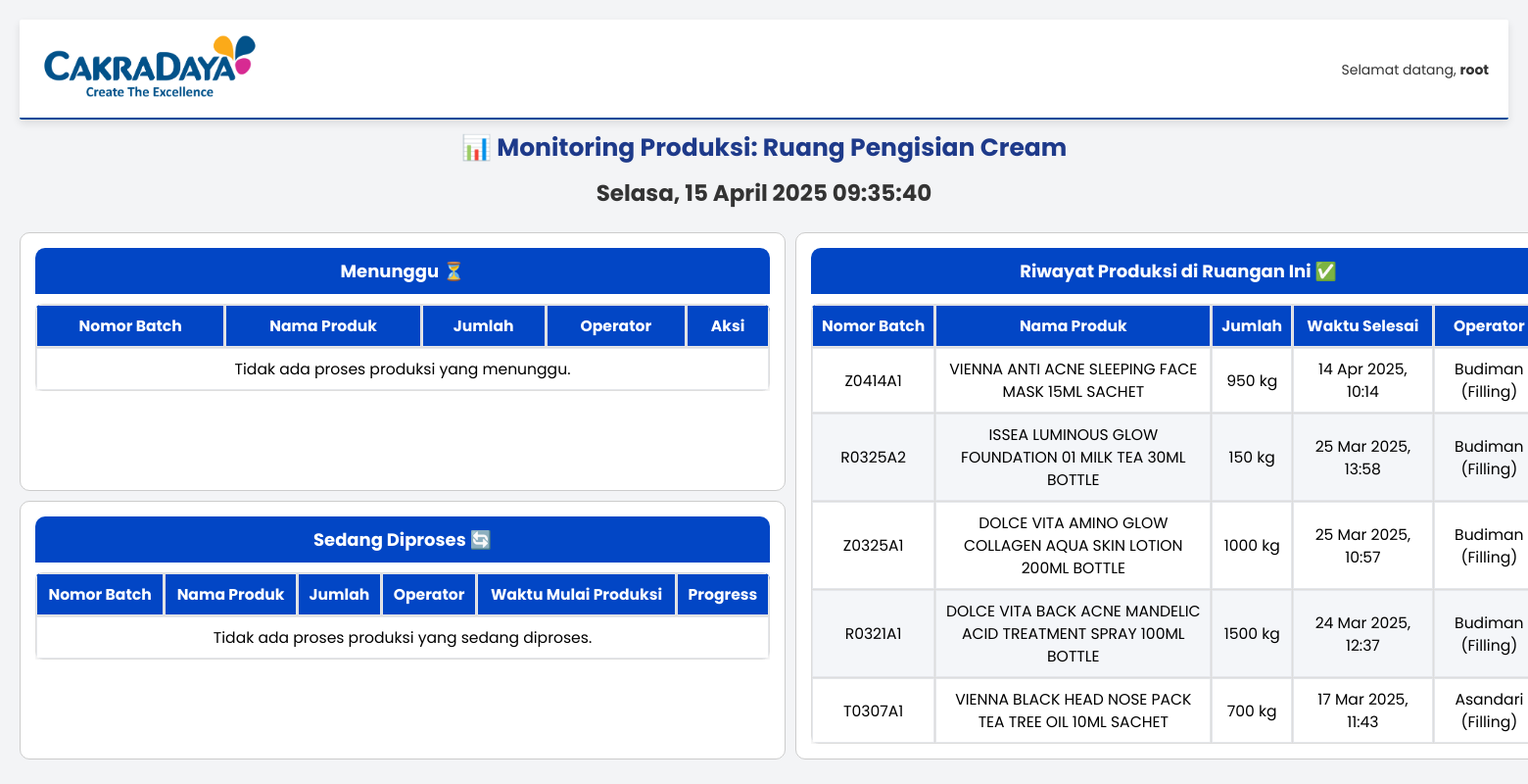
Page /monitoring/monitoring/ruang-pengisian-cream/ (signed in) on the committed database.
### produksi_monitoring/models.py (models this page shows, shortened)
class Ruangan(models.Model):
    PROSES_CHOICES = [
        ('weighing', 'Weighing'),
        ('processing', 'Processing'),
        ('mixing', 'Mixing'),
        ('filling', 'Filling'),
        ('packaging', 'Packaging'),
        ('labelling', 'Labelling'),
        ('quality_control', 'Quality Control'),
    ]
    kode_ruangan = models.CharField(max_length=10, unique=True, null=True)
    nama = models.CharField(max_length=100, unique=True)
    link_khusus = models.CharField(max_length=255, unique=True)
    mesin = models.ManyToManyField(Mesin, related_name="ruangan")
    jenis_proses = models.CharField(max_length=50, choices=PROSES_CHOICES, default='mixing')
    tahap_berikutnya = models.ForeignKey('self', null=True, blank=True, on_delete=models.SET_NULL)
    class Meta:
        verbose_name = "Ruangan"
        verbose_name_plural = "Ruangan"

class RiwayatProduksi(models.Model):
    nomor_batch = models.CharField(max_length=20)
    nama_produk = models.ForeignKey(ItemDescription, on_delete=models.CASCADE)
    jumlah = models.PositiveIntegerField()
    satuan = models.CharField(max_length=10)
    ruangan = models.ForeignKey(Ruangan, on_delete=models.CASCADE)
    operator = models.ForeignKey(Operator, on_delete=models.CASCADE, null=True, blank=True)
    waktu_mulai_produksi = models.DateTimeField()
    waktu_selesai = models.DateTimeField()
    hasil_akhir = models.CharField(max_length=20, blank=True, null=True)

class ItemDescription(models.Model):
    barcode = models.CharField(max_length=20, unique=True, null=True, blank=True)
    description = models.CharField(max_length=255, unique=True)

class Operator(models.Model):
    nama = models.CharField(max_length=255, unique=True)
    kategori = models.CharField(max_length=50, choices=[
        ("Penimbangan", "Penimbangan"),
        ("Proses", "Proses"),
        ("Filling", "Filling"),
        ("Labelling", "Labelling"),
    ])
    def __str__(self):
        return f"{self.nama} ({self.kategori})"

### produksi_monitoring/views.py (the view, shortened to what this page needs)
# urls.py: path('monitoring/<slug:ruangan_nama>/', monitoring_produksi_per_ruangan, name='monitoring_per_ruangan'),
@login_required
def monitoring_produksi_per_ruangan(request, ruangan_nama):
    ruangan = get_object_or_404(Ruangan, nama__iexact=ruangan_nama.replace("-", " "))
    ProsesProduksi.objects.filter(status="Menunggu", waktu_mulai_produksi__lte=now()).update(status="Sedang Diproses")
    proses_produksi = ProsesProduksi.objects.filter(ruangan=ruangan)
    menunggu = proses_produksi.filter(status="Menunggu").order_by('waktu_mulai_produksi')
    diproses = proses_produksi.filter(status="Sedang Diproses").order_by('waktu_mulai_produksi')
    siap_pindah = proses_produksi.filter(status="Siap Dipindahkan").order_by('-waktu_selesai')
    tujuh_hari_lalu = now() - timedelta(days=7)
    batch_pernah_di_ruangan = ProsesProduksi.objects.filter(
        nomor_batch__in=proses_produksi.values_list('nomor_batch', flat=True),
        waktu_selesai__gte=tujuh_hari_lalu
    ).values_list('nomor_batch', flat=True).distinct()
    selesai = RiwayatProduksi.objects.filter(
        ruangan=ruangan
    ).select_related('ruangan').order_by('-waktu_selesai') [:10]
    riwayat_labelling = None
    return render(request, "produksi_monitoring/monitoring_ruangan.html", {
        "ruangan": ruangan,
        "proses_menunggu": menunggu,
        "proses_diproses": diproses,
        "proses_siap_pindah": siap_pindah,
        "proses_selesai": selesai,
        "riwayat_produksi": riwayat_labelling,
    })

### produksi_monitoring/templates/produksi_monitoring/monitoring_ruangan.html (shortened to what this page needs)
{% load static %}
<!DOCTYPE html>
<html lang="id">
<head>
    <link rel="stylesheet" href="{% static 'css/custom_admin.css' %}">
    <link rel="stylesheet" href="https://cdnjs.cloudflare.com/ajax/libs/font-awesome/6.0.0/css/all.min.css">
</head>
<body>
    <header class="dashboard-header">
        <div class="header-left">
            <img src="{% static 'img/logo.png' %}" alt="Company Logo">
            <h1 class="header-title">Sistem Monitoring Produksi</h1>
        </div>
        <div class="header-right">
            {% if request.user.is_authenticated %}
                <p class="header-user">Selamat datang, <strong>{{ request.user.username }}</strong></p>
            {% endif %}
        </div>
    </header>
    <div>
        <h1 class="page-title" style="font-size: 25px; color: #1e3a8a; margin-bottom: 10px;">
            📊 Monitoring Produksi: {{ ruangan.nama|title }}
        </h1>
        <p id="tanggal-waktu" style="text-align: center; font-size: 23px; font-weight: bold; color: #333; margin-top: 10px;"></p>
    </div>
    <div class="ruangan-container">
        <div class="card card-menunggu">
            <div class="card-header">Menunggu ⏳</div>
            <div class="card-body">
                <table class="styled-table">
                    <thead>
                        <tr>
                            <th>Nomor Batch</th>
                            <th>Nama Produk</th>
                            <th>Jumlah</th>
                            <th>Operator</th>
                            <th>Aksi</th>
                        </tr>
                    </thead>
                    <tbody>
                        {% for produk in proses_menunggu %}
                        <tr class="status-menunggu">
                            <td>{{ produk.nomor_batch }}</td>
                            <td>{{ produk.nama }}</td>
                            <td>{{ produk.jumlah }} {{ produk.satuan }}</td>
                            <td>{{ produk.operator }}</td>
                            <td>
                                {% if request.user.is_authenticated %}
                                    {% if request.user.is_superuser or is_operator %}
                                        <form action="{% url 'tandai_sedang_diproses' produk.id %}" method="POST">
                                            {% csrf_token %}
                                            <button type="submit" class="btn btn-warning">Tandai Sedang Diproses</button>
                                        </form>
                                    {% endif %}
                                {% endif %}
                            </td>
                        </tr>
                        {% empty %}
                        <tr><td colspan="5">Tidak ada proses produksi yang menunggu.</td></tr>
                        {% endfor %}
                    </tbody>
                </table>
            </div>
        </div>
        <div class="card card-diproses">
            <div class="card-header">Sedang Diproses 🔄</div>
            <div class="card-body">
                <table class="styled-table">
                    <thead>
                        <tr>
                            <th>Nomor Batch</th>
                            <th>Nama Produk</th>
                            <th>Jumlah</th>
                            <th>Operator</th>
                            <th>Waktu Mulai Produksi</th>
                            <th>Progress</th>
                        </tr>
                    </thead>
                    <tbody>
                        {% for produk in proses_diproses %}
                        <tr class="status-diproses">
                            <td>{{ produk.nomor_batch }}</td>
                            <td>{{ produk.nama }}</td>
                            <td>{{ produk.jumlah }} {{ produk.satuan }}</td>
                            <td>{{ produk.operator.nama }}</td>
                            <td>{{ produk.waktu_mulai_produksi|date:"d M Y, H:i" }}</td>
                            <td>
                                {% if "labelling" in ruangan.nama|lower %}
                                    <form method="POST" action="{% url 'update_progress' produk.id %}">
                                        {% csrf_token %}
                                        <input type="number" name="jumlah_kemasan" min="1" required placeholder="Jumlah pcs/karton">
                                        <select name="satuan_kemasan" required>
                                            <option value="pcs">pcs</option>
                                            <option value="karton">karton</option>
                                            <option value="pack">pack</option>
                                        </select>
                                        <button type="submit">Simpan</button>
                                    </form>
                                    {% if produk.estimasi_jumlah_kemasan %}
                                        {% with persen=produk.akurasi_persen|default:0 %}
                                            <div style="width: 100%; background-color: #e0e0e0; border-radius: 4px;">
                                                <div style="width: {{ persen }}%; background-color: #2196F3; padding: 3px 5px; color: white; border-radius: 4px;">
                                                    {{ persen }}%
                                                </div>
                                            </div>
                                        {% endwith %}
                                        <small><strong>{{ produk.jumlah_kemasan|default:0 }}</strong> / {{ produk.estimasi_jumlah_kemasan }} {{ produk.get_satuan_kemasan_display }}</small>
                                    {% else %}
                                        <small>
                                            Realisasi: <strong>{{ produk.jumlah_kemasan|default:0 }} {{ produk.get_satuan_kemasan_display }}</strong>
                                        </small>
                                    {% endif %}
                                    <form method="POST" action="{% url 'tandai_selesai_labelling' produk.nomor_batch %}">
                                        {% csrf_token %}
                                        <button type="submit">Tandai Selesai</button>
                                    </form>
                                {% else %}
                                    <form method="POST" action="{% url 'update_progress' produk.id %}">
                                        {% csrf_token %}
                                        <input type="number" name="jumlah_terproses" min="1"
                                            oninput="validasiJumlah(this, {{ produk.jumlah }}, {{ produk.progress }})"
                                            required>
                                        <button type="submit">Update</button>
                                    </form>
                                    <div style="width: 100%; background-color: #e0e0e0; border-radius: 4px;">
                                        <div style="width: {{ produk.progress_percentage }}%; background-color: #4caf50; padding: 2px 5px; color: white; border-radius: 4px;">
                                            {{ produk.progress_percentage }}%
                                        </div>
                                    </div>
                                    <small>{{ produk.progress }} / {{ produk.jumlah }} {{ produk.satuan }}</small>
                                    {% if "proses" in ruangan.nama|lower %}
                                        {% if produk.status == "Sedang Diproses" and not produk.hasil_akhir %}
                                            <form method="POST" action="{% url 'operator_tentukan_hasil_akhir' produk.id %}">
                                                {% csrf_token %}
                                                <select name="hasil_akhir" required>
                                                    <option value="">-- Pilih Status Akhir --</option>
                                                    <option value="Release">Release</option>
                                                    <option value="Reject">Reject</option>
                                                </select>
                                                <button type="submit">Tandai</button>
                                            </form>
                                        {% elif produk.hasil_akhir %}
                                            <small><strong>Hasil Akhir:</strong> {{ produk.hasil_akhir }}</small>
                                        {% endif %}
                                    {% endif %}
                                {% endif %}
                            </td>
                        </tr>
                        {% empty %}
                        <tr><td colspan="6">Tidak ada proses produksi yang sedang diproses.</td></tr>
                        {% endfor %}
                    </tbody>
                </table>
            </div>
        </div>
<div class="card card-selesai">
    <div class="card-header">Riwayat Produksi di Ruangan Ini ✅</div>
    <div class="card-body">
        <table class="styled-table">
            <thead>
                <tr>
                    <th>Nomor Batch</th>
                    <th>Nama Produk</th>
                    <th>Jumlah</th>
                    <th>Waktu Selesai</th>
                    <th>Operator</th>
                </tr>
            </thead>
            <tbody>
                {% for produk in proses_selesai %}
                <tr class="status-selesai">
                    <td>{{ produk.nomor_batch }}</td>
                    <td>{{ produk.nama_produk.description }}</td>
                    <td>{{ produk.jumlah }} {{ produk.satuan }}</td>
                    <td>{{ produk.waktu_selesai|date:"d M Y, H:i" }}</td>
                    <td>{{ produk.operator }}</td>
                </tr>
                {% empty %}
                <tr><td colspan="6">Belum ada riwayat produksi di ruangan ini.</td></tr>
                {% endfor %}
            </tbody>
        </table>
    </div>
</div>

### produksi_monitoring/static/css/custom_admin.css (style rules this page uses)
body { font-family: 'Arial', sans-serif; margin: 0; padding: 0; background-color: #f4f6f9; text-align: center; }
header { display: flex; align-items: center; justify-content: left; padding: 20px; background-color: #ffffff; box-shadow: 0 4px 8px rgba(0, 0, 0, 0.1); border-bottom: 2px solid #004a99; }
header img { height: 70px; max-height: 20vh; width: auto; margin-right: 15px; }
.page-title { font-size: 1.8vw; margin-top: 10px; margin-bottom: 1px; font-weight: bold; color: #333; }
.styled-table { width: 100%; min-width: 750px; border-collapse: collapse; background: white; border-radius: 8px; overflow: hidden; box-shadow: 0 4px 8px rgba(0, 0, 0, 0.1); }
.styled-table thead { background-color: #004a99; color: white; font-weight: bold; font-size: 0.9vw; white-space: nowrap; }
.styled-table th, .styled-table td { padding: 8px; border: 1px solid #ddd; text-align: center; font-size: 1vw; }
.styled-table tbody tr:nth-child(even) { background-color: #f4f6f9; }
.dashboard-header { display: flex; justify-content: space-between; align-items: center; background-color: white; color: white; padding: 15px 20px; border-radius: 2px; }
.header-left { display: flex; align-items: center; }
.header-left img { height: 70px; max-height: 20vh; width: auto; margin-right: 15px; }
.header-title { font-size: 20px; font-weight: bold; }
.header-right { opacity: 0; color: #333; transform: translateY(-10px); animation: fadeIn 0.5s ease-in-out forwards; }
.header-user { font-size: 14px; color: #333; margin-top: 5px; }

### produksi_monitoring/templates/produksi_monitoring/monitoring_ruangan.html (style rules this page uses)
body { font-family: 'Poppins', sans-serif; background: #f3f4f6; margin: 0; padding: 20px; text-align: center; }
.styled-table td, .styled-table th { box-shadow: inset 0 0 0 1px #e5e7eb; }
.card-body { overflow-x: auto; }
.ruangan-container { display: grid; grid-template-columns: 1fr 1fr; grid-template-rows: auto auto; gap: 10px; }
.card-menunggu { grid-column: 1 / 2; grid-row: 1 / 2; }
.card-diproses { grid-column: 1 / 2; grid-row: 2 / 3; }
.card-selesai { grid-column: 2 / 3; grid-row: 1 / 3; }
.card { border: 1px solid #ccc; border-radius: 10px; padding: 15px; background: white; }
.card-header { font-size: 18px; font-weight: bold; background-color: hsl(219, 98%, 39%); color: white; padding: 10px; text-align: center; border-radius: 10px 10px 0 0; }
.styled-table { width: 100%; border-collapse: collapse; margin-top: 10px; }
.styled-table th, .styled-table td { border: 1px solid #ddd; padding: 10px; text-align: center; }
.styled-table th { background-color: hsl(219, 98%, 39%); color: white; }

### rows in the picture
Ruangan: nama "Ruang Pengisian Cream"
RiwayatProduksi: nomor_batch "Z0414A1", nama_produk.description "VIENNA ANTI ACNE SLEEPING FACE MASK 15ML SACHET", jumlah "950", satuan "kg", waktu_selesai "14 Apr 2025, 10:14", operator "Budiman (Filling)"
RiwayatProduksi: nomor_batch "R0325A2", nama_produk.description "ISSEA LUMINOUS GLOW FOUNDATION 01 MILK TEA 30ML BOTTLE", jumlah "150", satuan "kg", waktu_selesai "25 Mar 2025, 13:58", operator "Budiman (Filling)"
RiwayatProduksi: nomor_batch "Z0325A1", nama_produk.description "DOLCE VITA AMINO GLOW COLLAGEN AQUA SKIN LOTION 200ML BOTTLE", jumlah "1000", satuan "kg", waktu_selesai "25 Mar 2025, 10:57", operator "Budiman (Filling)"
RiwayatProduksi: nomor_batch "R0321A1", nama_produk.description "DOLCE VITA BACK ACNE MANDELIC ACID TREATMENT SPRAY 100ML BOTTLE", jumlah "1500", satuan "kg", waktu_selesai "24 Mar 2025, 12:37", operator "Budiman (Filling)"
RiwayatProduksi: nomor_batch "T0307A1", nama_produk.description "VIENNA BLACK HEAD NOSE PACK TEA TREE OIL 10ML SACHET", jumlah "700", satuan "kg", waktu_selesai "17 Mar 2025, 11:43", operator "Asandari (Filling)"

### other values in the picture
{{ request.user.username }} "root"
